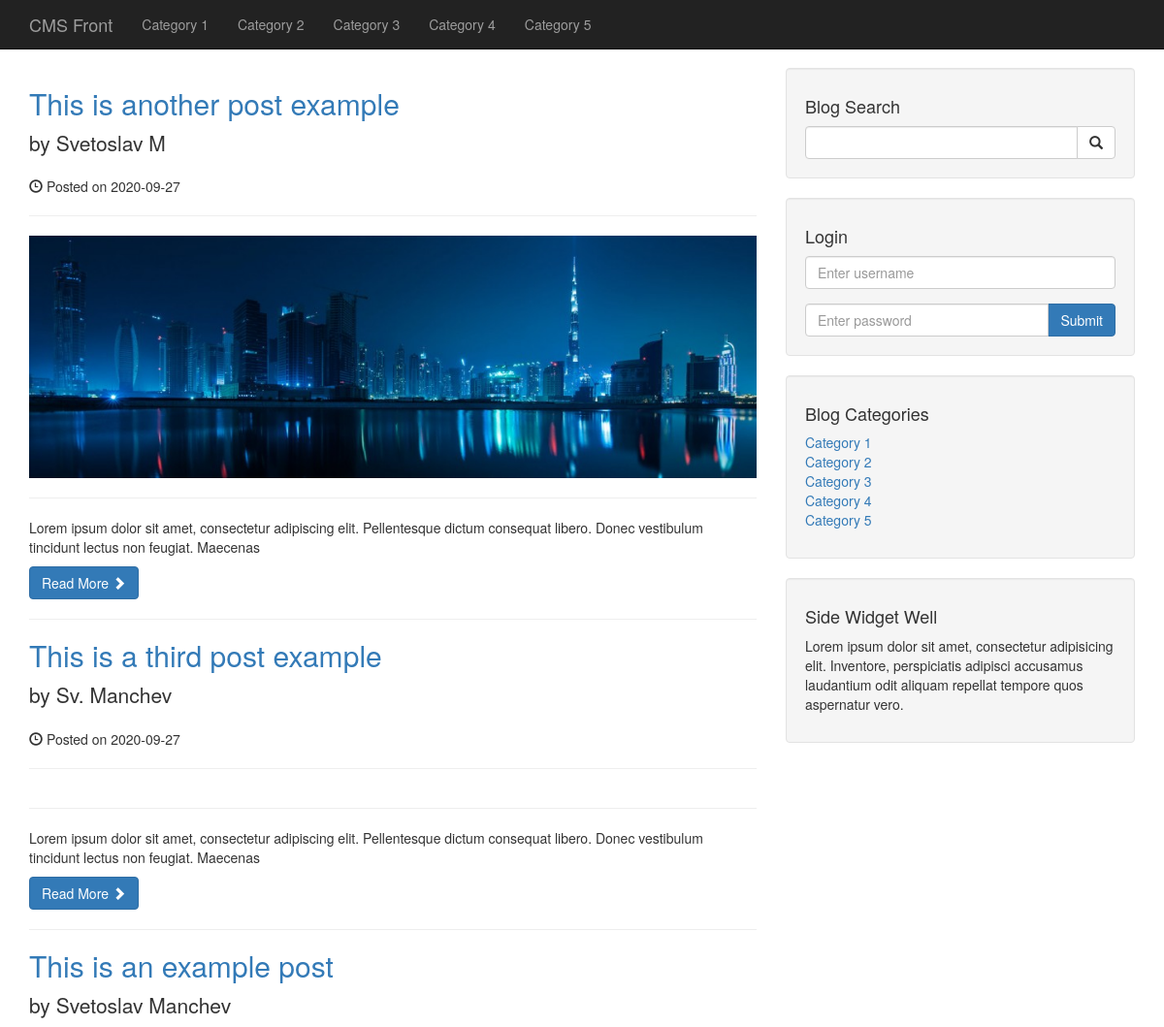
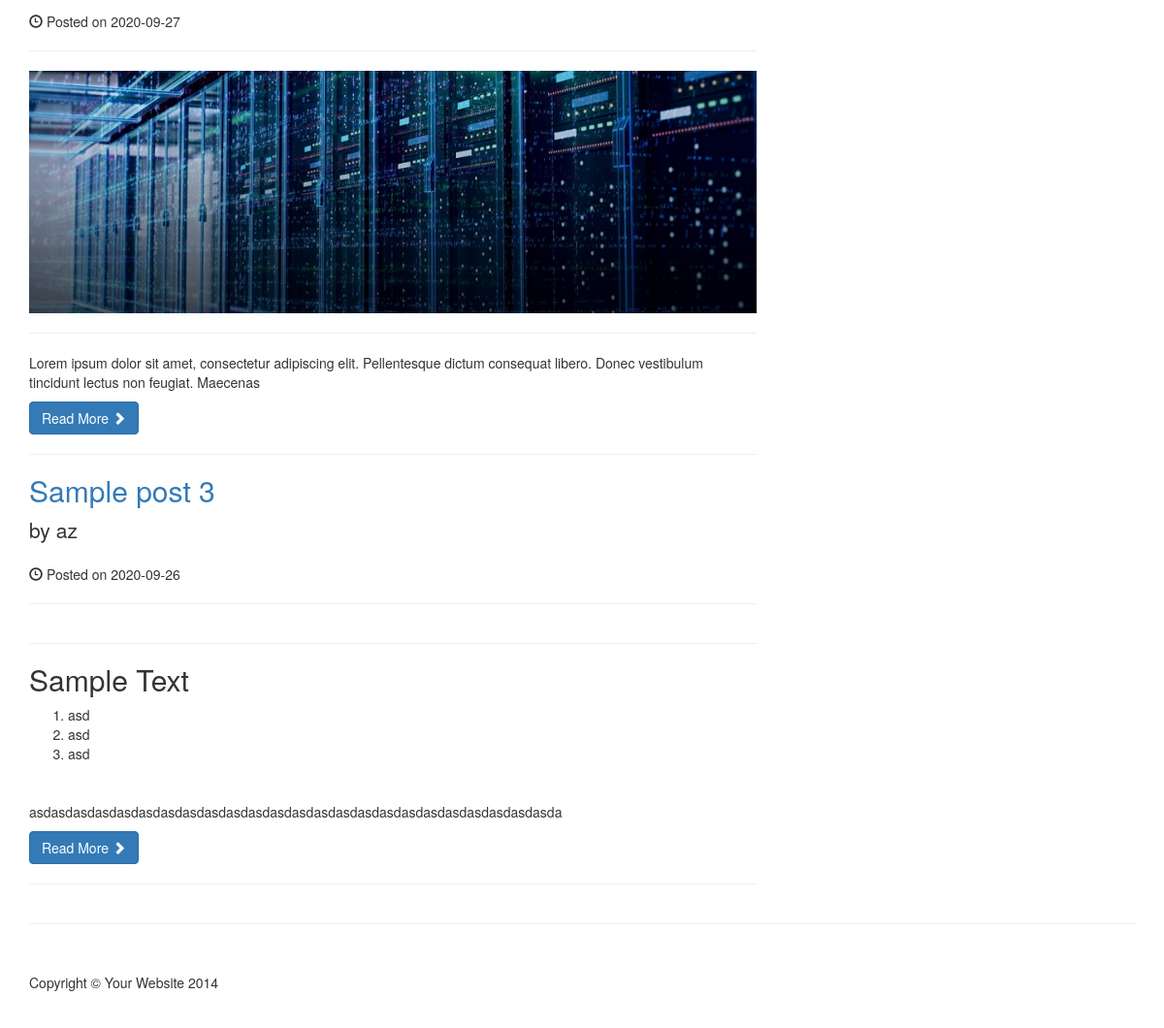
Before: /category.php?category=1 with the older database file (2 pictures, top to bottom).
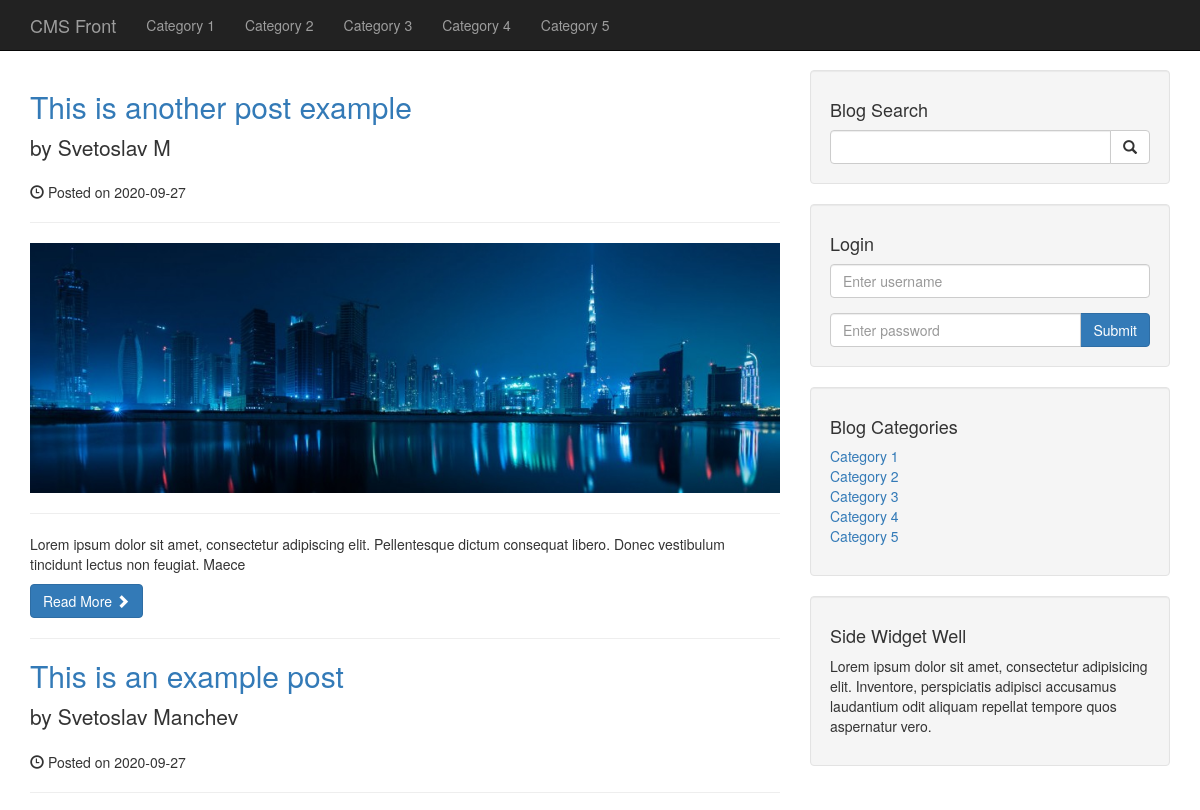
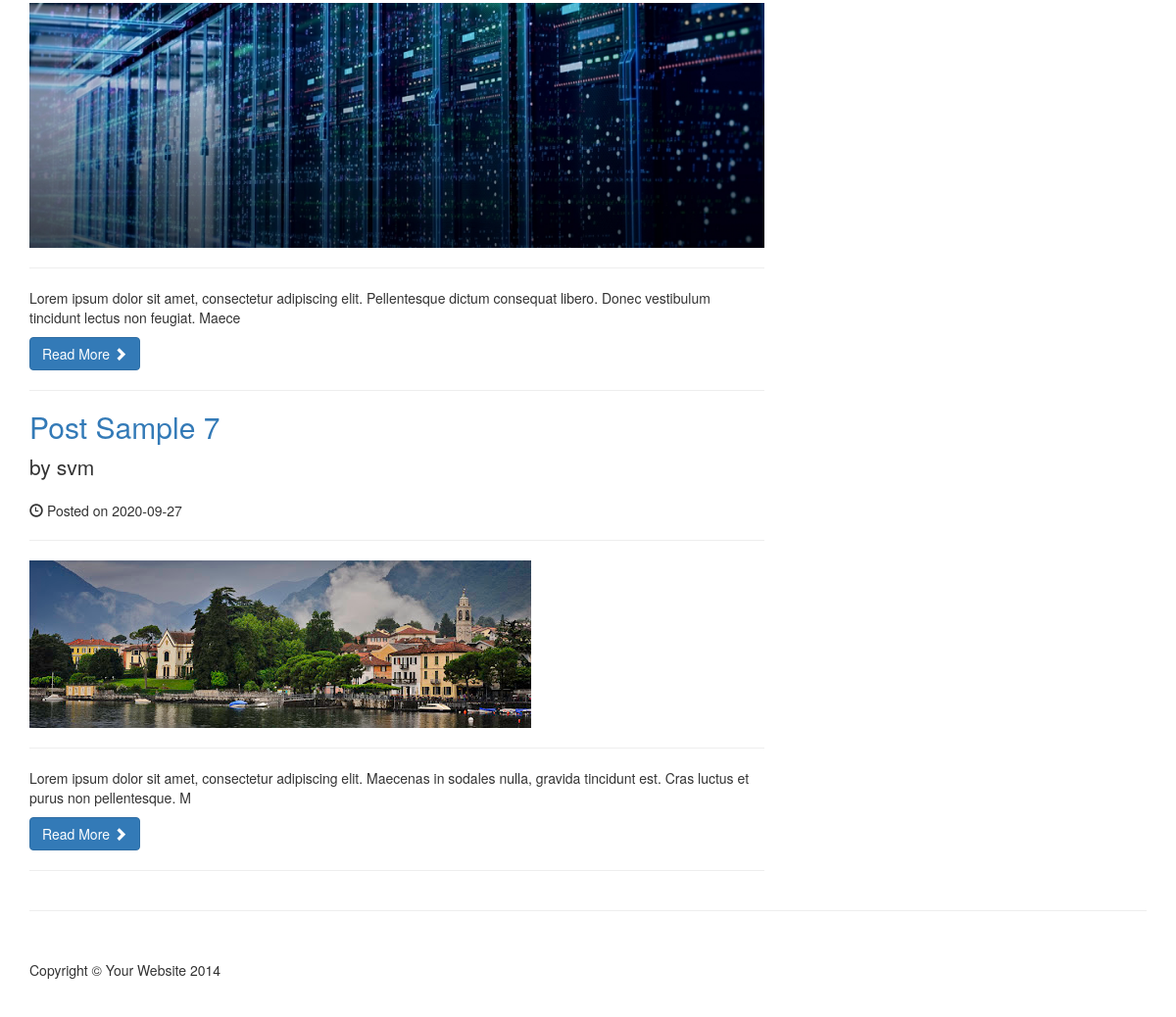
After: the same page with the newer database file (2 pictures, top to bottom).
### tables this page shows
CREATE TABLE `categories` (
  `cat_id` int(3) NOT NULL,
  `cat_title` varchar(255) NOT NULL
);

CREATE TABLE `posts` (
  `post_id` int(11) NOT NULL,
  `post_category_id` int(11) NOT NULL,
  `post_title` varchar(255) NOT NULL,
  `post_author` varchar(255) NOT NULL,
  `post_date` date NOT NULL,
  `post_image` text NOT NULL,
  `post_content` text NOT NULL,
  `post_tags` varchar(255) NOT NULL,
  `post_comment_count` int(11) NOT NULL,
  `post_status` varchar(255) NOT NULL DEFAULT 'Draft'
);

### category.php (the view)
<?php
include "includes/header.php";
?>
    <?php include "includes/navigation.php"; ?>
    <div class="container">
        <div class="row">
            <div class="col-md-8">
            <?php
            if(isset($_GET['category'])){
                $post_category_id = $_GET['category'];
            }
            $query = "SELECT * FROM posts WHERE post_category_id = '$post_category_id'";
            $select_all_posts_query = mysqli_query($connection,$query);
            while($row = mysqli_fetch_assoc($select_all_posts_query)){
                $post_id = $row['post_id'];
                $post_title = $row['post_title'];
                $post_author = $row['post_author'];
                $post_date = $row['post_date'];
                $post_image = $row['post_image'];
                $post_content = substr($row['post_content'],0,150);
                ?>
                <h2>
                    <a href="post.php?p_id=<?php echo $post_id; ?>"><?php echo $post_title; ?></a>
                </h2>
                <p class="lead">
                    by <?php echo $post_author; ?>
                </p>
                <p><span class="glyphicon glyphicon-time"></span> Posted on <?php echo $post_date; ?></p>
                <hr>
                <img class="img-responsive" src="<?php echo "images/".$post_image; ?>" alt="">
                <hr>
                <p><?php echo $post_content; ?></p>
                <a class="btn btn-primary" href="post.php?p_id=<?php echo $post_id; ?>">Read More <span class="glyphicon glyphicon-chevron-right"></span></a>
                <hr>
                <?php
            }
            ?>
            </div>
            <?php include "includes/sidebar.php"; ?>
        </div>
        <hr>
        <?php include "includes/footer.php"; ?>

### includes/navigation.php (shortened to what this page needs)
<?php include "db.php"; ?>
<nav class="navbar navbar-inverse navbar-fixed-top" role="navigation">
        <div class="container">
            <div class="navbar-header">
                <a class="navbar-brand" href="index.php">CMS Front</a>
            </div>
            <div class="collapse navbar-collapse" id="bs-example-navbar-collapse-1">
                <ul class="nav navbar-nav">
                   <?php
                   $query = "SELECT * FROM categories";
                   $select_all_categories_query = mysqli_query($connection,$query);
                   while($row = mysqli_fetch_assoc($select_all_categories_query)){
                       $cat_title = $row['cat_title'];
                       $cat_id = $row['cat_id'];
                       echo "<li><a href='category.php?category=$cat_id'>".$cat_title."</a><li>";
                   }
                   ?>
                </ul>
            </div>
        </div>
    </nav>

### includes/sidebar.php
<div class="col-md-4">
<div class="well">
    <h4>Blog Search</h4>
    <form action="search.php" method="post">
    <div class="input-group">
        <input name="search" type="text" class="form-control">
        <span class="input-group-btn">
            <button name="submit" class="btn btn-default" type="button" type="submit">
                <span class="glyphicon glyphicon-search"></span>
        </button>
        </span>
    </div>
    </form>
</div>
<?php if(!isset($_SESSION['username'])){ ?>
<div class="well">
    <h4>Login</h4>
    <form action="includes/login.php" method="post">
    <div class="form-group">
        <input name="username" type="text" class="form-control" placeholder="Enter username">
    </div>
    <div class="input-group">
        <input name="password" type="password" class="form-control" placeholder="Enter password">
        <span class="input-group-btn">
            <button class="btn btn-primary" name="login" type="submit">Submit</button>
        </span>
    </div>
    </form>
</div>
<?php } ?>
<div class="well">
    <?php
       $query = "SELECT * FROM categories";
       $select_categories_sidebar = mysqli_query($connection,$query);
       ?>
    <h4>Blog Categories</h4>
    <div class="row">
        <div class="col-lg-12">
            <ul class="list-unstyled">
                <?php
            while($row = mysqli_fetch_assoc($select_categories_sidebar)){
                    $cat_title = $row['cat_title'];
                    $cat_id = $row['cat_id'];
                    echo "<li><a href='category.php?category=$cat_id'>".$cat_title."</a><li>";
            }
            ?>
            </ul>
        </div>
    </div>
</div>
<?php include "widget.php"; ?>
</div>

Changed rows visible on the page:
no longer on this page (row edited): posts: post_title "This is a third post example", post_author "Sv. Manchev", post_date "2020-09-27", post_content "Lorem ipsum dolor sit amet, consectetur adipiscing elit. Pellentesque dictum consequat libero. Donec vestibulum tincidunt lectus non feugiat. Maecenas"
no longer on this page (row edited): posts: post_title "Sample post 3", post_author "az", post_date "2020-09-26", post_content "Sample Text asd asd asd asdasdasdasdasdasdasdasdasdasdasdasdasdasdasdasdasdasdasdasdasdasdasdasda"
changed posts "This is another post example": post_content "Lorem ipsum dolor sit amet, consectetur adipiscing elit. Pellentesque dictum consequat libero. Donec vestibulum tincidunt lectus non feugiat. Maecenas" → "Lorem ipsum dolor sit amet, consectetur adipiscing elit. Pellentesque dictum consequat libero. Donec vestibulum tincidunt lectus non feugiat. Maece"
changed posts "This is an example post": post_content "Lorem ipsum dolor sit amet, consectetur adipiscing elit. Pellentesque dictum consequat libero. Donec vestibulum tincidunt lectus non feugiat. Maecenas" → "Lorem ipsum dolor sit amet, consectetur adipiscing elit. Pellentesque dictum consequat libero. Donec vestibulum tincidunt lectus non feugiat. Maece"
added posts: post_title "Post Sample 7", post_author "svm", post_date "2020-09-27", post_image (picture), post_content "Lorem ipsum dolor sit amet, consectetur adipiscing elit. Maecenas in sodales nulla, gravida tincidunt est. Cras luctus et purus non pellentesque. M"
